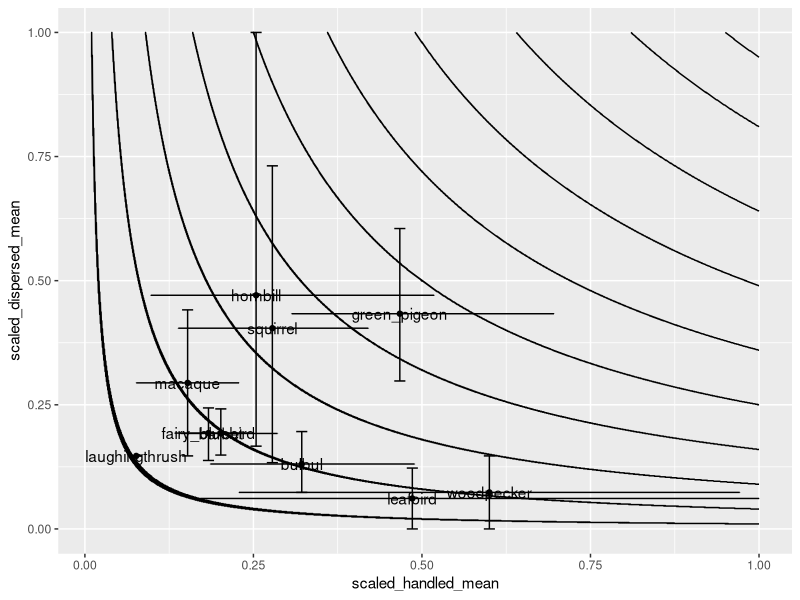
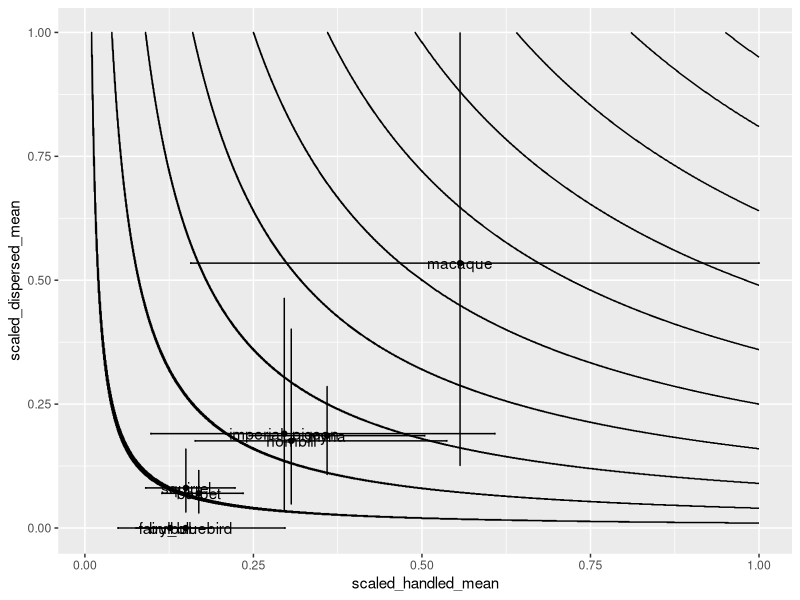

These charts were generated, in order, by the following R code:
library(lubridate)
library(tidyverse)


boot_function <- function(c)
{
  data = c
  mn = numeric(1000)
  for (i in 1:1000)
  {
    temp = sample(data, replace = T)
    mn[i] = mean (temp, na.rm= T)
  }
  lci = quantile(mn, 0.025, na.rm= T)
  mean = median(mn,na.rm= T)
  rci = quantile(mn,0.975, na.rm= T)
  results = c(lci, mean, rci)
  return(results)
}  

visit = read.csv("Bibi/tree_watch_visitation_rate.csv") %>%
  mutate(species_group = tolower(species_group))
focal = read.csv("Bibi/focal_scan.csv") %>%
  mutate(species_group = tolower(species_group))


# first get an idea of how many fruits are eaten/handled per unit time by each frugivore species
# on each plant species

focal = focal %>%
  mutate(arr_time = ifelse(nchar(arr_time) == 4, paste0("0",arr_time,sep=""), arr_time)) %>%
  mutate(dep_time = ifelse(nchar(dep_time) == 4, paste0("0",dep_time,sep=""), dep_time)) %>%
  mutate(
    numeric_arr = as.numeric(substring(arr_time, 1, 2)) * 60 +
      as.numeric(substring(arr_time, 4, 5)),
    numeric_dep = as.numeric(substring(dep_time, 1, 2)) * 60 +
      as.numeric(substring(dep_time, 4, 5))
  )

frugivore_intake = focal %>%
  mutate(handled_per_min = seed_handled/(numeric_dep-numeric_arr),
          dispersed_per_min = number_of.seed_dispersed/(numeric_dep-numeric_arr)) %>%
  group_by(species_group,ficus_nonficus) %>%
  reframe(handled_per_min_cil = boot_function(handled_per_min)[1],
          handled_per_min_mean = boot_function(handled_per_min)[2],
          handled_per_min_cir = boot_function(handled_per_min)[3],
          dispersed_per_min_cil = boot_function(dispersed_per_min)[1],
          dispersed_per_min_mean = boot_function(dispersed_per_min)[2],
          dispersed_per_min_cir = boot_function(dispersed_per_min)[3])

# next step is to find out how much time each frugivore is spending on each tree species per watch

visit = visit %>%
  mutate(arr_time = ifelse(nchar(arr_time) == 4, paste0("0",arr_time,sep=""), arr_time)) %>%
  mutate(dep_time = ifelse(nchar(dep_time) == 4, paste0("0",dep_time,sep=""), dep_time)) %>%
  mutate(
    numeric_arr = as.numeric(substring(arr_time, 1, 2)) * 60 +
      as.numeric(substring(arr_time, 4, 5)),
    numeric_dep = as.numeric(substring(dep_time, 1, 2)) * 60 +
      as.numeric(substring(dep_time, 4, 5))
  )

frugivore_visit = visit %>%
  mutate(time_per_watch = numeric_dep-numeric_arr) %>%
  group_by(date,tree_code,ficus_nonficus,species_group) %>%
  reframe(time_per_watch = sum(time_per_watch)) %>%
  filter(!is.na(time_per_watch)) %>%
  group_by(species_group,ficus_nonficus) %>%
  reframe(time_per_watch = mean(time_per_watch))


frugivore_visit_intake = frugivore_visit %>%
  left_join(frugivore_intake) %>%
  filter(!is.na(handled_per_min_mean)) %>%
  mutate(handled_cil = handled_per_min_cil*time_per_watch,
         handled_mean = handled_per_min_mean*time_per_watch,
         handled_cir = handled_per_min_cir*time_per_watch,
         dispersed_cil = dispersed_per_min_cil*time_per_watch,
         dispersed_mean = dispersed_per_min_mean*time_per_watch,
         dispersed_cir = dispersed_per_min_cir*time_per_watch) %>%
  filter(!species_group %in% c("oriole"))

ficus_final = frugivore_visit_intake %>% filter(ficus_nonficus == "ficus")
nonficus_final = frugivore_visit_intake %>% filter(ficus_nonficus == "non_ficus")

# scale to 1

ficus_final$scaled_handled_cil = ficus_final$handled_per_min_cil/max(ficus_final$handled_per_min_cir)
ficus_final$scaled_handled_mean = ficus_final$handled_per_min_mean/max(ficus_final$handled_per_min_cir)
ficus_final$scaled_handled_cir = ficus_final$handled_per_min_cir/max(ficus_final$handled_per_min_cir)

ficus_final$scaled_dispersed_cil = ficus_final$dispersed_per_min_cil/max(ficus_final$dispersed_per_min_cir)
ficus_final$scaled_dispersed_mean = ficus_final$dispersed_per_min_mean/max(ficus_final$dispersed_per_min_cir)
ficus_final$scaled_dispersed_cir = ficus_final$dispersed_per_min_cir/max(ficus_final$dispersed_per_min_cir)


nonficus_final$scaled_handled_cil = nonficus_final$handled_per_min_cil/max(nonficus_final$handled_per_min_cir)
nonficus_final$scaled_handled_mean = nonficus_final$handled_per_min_mean/max(nonficus_final$handled_per_min_cir)
nonficus_final$scaled_handled_cir = nonficus_final$handled_per_min_cir/max(nonficus_final$handled_per_min_cir)

nonficus_final$scaled_dispersed_cil = nonficus_final$dispersed_per_min_cil/max(nonficus_final$dispersed_per_min_cir)
nonficus_final$scaled_dispersed_mean = nonficus_final$dispersed_per_min_mean/max(nonficus_final$dispersed_per_min_cir)
nonficus_final$scaled_dispersed_cir = nonficus_final$dispersed_per_min_cir/max(nonficus_final$dispersed_per_min_cir)


df <- expand.grid(A = seq(0, 1, 0.001), B = seq(0, 1, .001))
df1 = df %>%
  mutate(AB = round(A*B,3)) %>% 
  filter(AB > 0, AB %in% c(0.01,0.04,0.09,0.16,0.25,0.36,0.49,0.64,0.81,0.95))


ggplot(data = ficus_final, aes(x = scaled_handled_mean, y = scaled_dispersed_mean)) +
  geom_point() +
  geom_text(aes(label = species_group)) +
  geom_errorbar(aes(ymin = scaled_dispersed_cil, ymax = scaled_dispersed_cir)) +
  geom_errorbar(aes(xmin = scaled_handled_cil, xmax = scaled_handled_cir)) +
  geom_line(data = df1, aes(x = A, y = B, group = AB))


ggplot(data = nonficus_final, aes(x = scaled_handled_mean, y = scaled_dispersed_mean)) +
  geom_point() +
  geom_text(aes(label = species_group)) +
  geom_errorbar(aes(ymin = scaled_dispersed_cil, ymax = scaled_dispersed_cir)) +
  geom_errorbar(aes(xmin = scaled_handled_cil, xmax = scaled_handled_cir)) +
  geom_line(data = df1, aes(x = A, y = B, group = AB))

